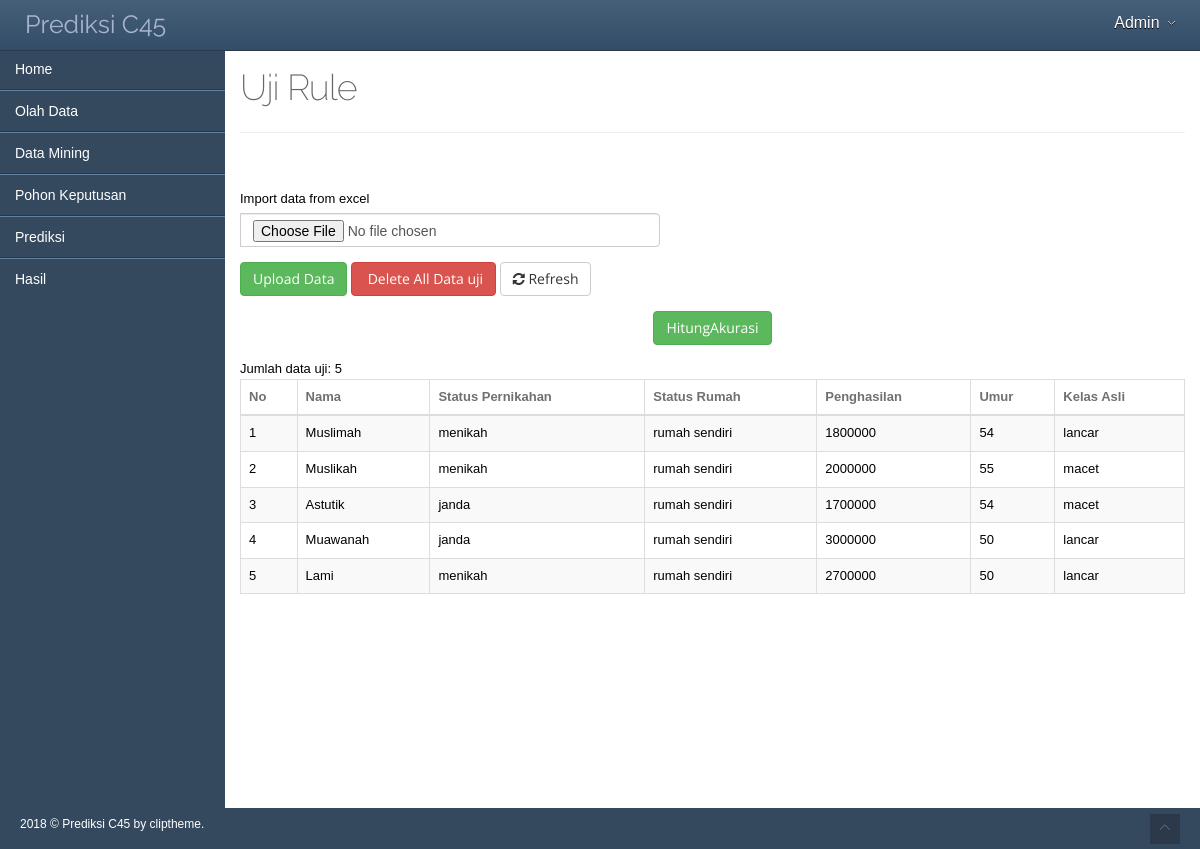
The app's page /index.php?menu=uji_rule (signed in) with its own data.
### tables this page shows
CREATE TABLE `data_uji` (
  `id` int(11) NOT NULL AUTO_INCREMENT,
  `nama` varchar(200) DEFAULT NULL,
  `status_pernikahan` varchar(100) DEFAULT NULL,
  `status_rumah` varchar(100) DEFAULT NULL,
  `penghasilan` double DEFAULT NULL,
  `umur` int(11) DEFAULT NULL,
  `kelas_asli` varchar(100) DEFAULT NULL,
  `kelas_hasil` varchar(100) DEFAULT NULL,
  `id_rule` int(11) NOT NULL DEFAULT '0',
  PRIMARY KEY (`id`)
);

### database.php (called while the page is built, shortened)
<?php
class database {
    private $servername;
    private $user_db;
    private $password_db;
    private $database;
    private $koneksi;
    function database() {
        return $this->connect_db();
    }
    function load_conf_db() {
        $path = dirname(__FILE__) . '/koneksi.php';
        if (file_exists($path)) {
            $conf = include $path;
            $this->servername = @$conf['host'];
            $this->database = @$conf['dbname'];
            $this->user_db = @$conf['username'];
            $this->password_db = @$conf['password'];
        }
    }
    public function connect_db() {
        $this->koneksi = mysqli_connect($this->servername, $this->user_db, $this->password_db, $this->database);
        return $this->koneksi;
    }
    function db_query($sql) {
        $conn = $this->koneksi;
        return mysqli_query($conn, $sql);
    }
    function db_fetch_array($result) {
        return mysqli_fetch_array($result);
    }
    function db_num_rows($result) {
        return mysqli_num_rows($result);
    }
}
?>

### koneksi.php (called while the page is built)
<?php
return array(
    'host' => "localhost",
    'username' => "root",
    'password' => "",
    'dbname' => "penduduk_c45",
);

### uji_rule.php (the view, shortened to what this page needs)
<?php
include_once "database.php";
$db_object = new database();
?>
<div class="content">
    <div class="main-content">
        <div class="container">
            <div class="row">
                <div class="col-sm-12">
                    <div class="page-header">
                        <h1>Uji Rule </h1>
                    </div>
                </div>
            </div>
                    <?php
            if (isset($_GET['act'])) {
                $action = $_GET['act'];
                if ($action == 'delete_all') {
                    $db_object->db_query("TRUNCATE data_uji");
                    ?>
                    <script> location.replace("?menu=uji_rule&pesan_success=Data uji berhasil dihapus");</script>
                    <?php
                }
            } else {
                if (isset($_POST['submit'])) {
                    include "hitung_akurasi.php";
                } else {
                    $query = $db_object->db_query("SELECT * FROM data_uji order by(id)");
                    $jumlah = $db_object->db_num_rows($query);
                    echo "<br><br>";
                    ?>
                    <form method="post" enctype="multipart/form-data" action="">
                        <div class="form-group">
                            <div class="input-group">
                                <label>Import data from excel</label>
                                <input name="file_data" type="file" class="form-control">
                            </div>
                        </div>
                        <div class="form-group">
                            <input name="upload" type="submit" value="Upload Data" class="btn btn-success">
                            <a href="?menu=uji_rule&act=delete_all" class="btn btn-danger"
                               onClick="return confirm('Anda yakin akan hapus semua data?')">
                                <i class="fa fa-trash"></i> Delete All Data uji
                            </a>
                            <a href="?menu=uji_rule" class="btn btn-default">
                                <i class="fa fa-refresh"></i> Refresh
                            </a>
                        </div>
                    </form>
                    <?php
                    if ($jumlah == 0) {
                        echo "<center><h3>Data uji masih kosong...</h3></center>";
                    } else {
                        ?>
                        <center>
                            <form method="POST" action=''>
                                <div class="form-group">
                                    <div class="input-group">
                                        <input type="submit" name="submit" value="HitungAkurasi" class="btn btn-success">
                                    </div>
                                </div>
                            </form>
                        </center>
                        Jumlah data uji: <?php echo $jumlah; ?>
                        <div class="table-responsive">
                            <table class="table table-striped table-bordered table-hover" id="sample-table-1">
                                <thead>
                                    <tr>
                                        <th>No</th>
                                        <th>Nama</th>
                                        <th>Status Pernikahan</th>
                                        <th>Status Rumah</th>
                                        <th>Penghasilan</th>
                                        <th>Umur</th>
                                        <th>Kelas Asli</th>
                                    </tr>
                                </thead>
                                <tbody>
                                    <?php
                                    $no = 1;
                                    while ($row = $db_object->db_fetch_array($query)) {
                                        echo "<tr>";
                                        echo "<td>" . $no . "</td>";
                                        echo "<td>" . $row['nama'] . "</td>";
                                        echo "<td>" . $row['status_pernikahan'] . "</td>";
                                        echo "<td>" . $row['status_rumah'] . "</td>";
                                        echo "<td>" . $row['penghasilan'] . "</td>";
                                        echo "<td>" . $row['umur'] . "</td>";
                                        echo "<td>" . $row['kelas_asli'] . "</td>";
                                        echo "</tr>";
                                        $no++;
                                    }
                                    ?>
                                </tbody>
                            </table>
                        </div>
                        <?php
                    }
                }
            }
            ?>
        </div>
    </div>
</div>

### assets/css/main-responsive.css (style rules this page uses)
@media (min-width: 768px) { .main-content { margin-left: 225px; } }
@media (min-width: 768px) { .main-content > .container { min-height: 760px; } }

### assets/css/theme_navy.css (style rules this page uses)
body, .main-container, .footer, .main-navigation, ul.main-navigation-menu > li > ul.sub-menu, .navigation-small ul.main-navigation-menu > li > ul.sub-menu { background-color: #34485e !important; }
.main-content .container { border-left: none; border-bottom: none; }

### assets/css/print.css (style rules this page uses)
.page-header { display: none; }
.main-content .container { min-height: auto !important; border: none !important; }

### records on screen
data_uji: nama "Muslimah", status_pernikahan "menikah", status_rumah "rumah sendiri", penghasilan "1800000", umur "54", kelas_asli "lancar"
data_uji: nama "Muslikah", status_pernikahan "menikah", status_rumah "rumah sendiri", penghasilan "2000000", umur "55", kelas_asli "macet"
data_uji: nama "Astutik", status_pernikahan "janda", status_rumah "rumah sendiri", penghasilan "1700000", umur "54", kelas_asli "macet"
data_uji: nama "Muawanah", status_pernikahan "janda", status_rumah "rumah sendiri", penghasilan "3000000", umur "50", kelas_asli "lancar"
data_uji: nama "Lami", status_pernikahan "menikah", status_rumah "rumah sendiri", penghasilan "2700000", umur "50", kelas_asli "lancar"

### other values on screen
$_SESSION['koperasi_c45_nama'] "Admin"
$jumlah "5"
